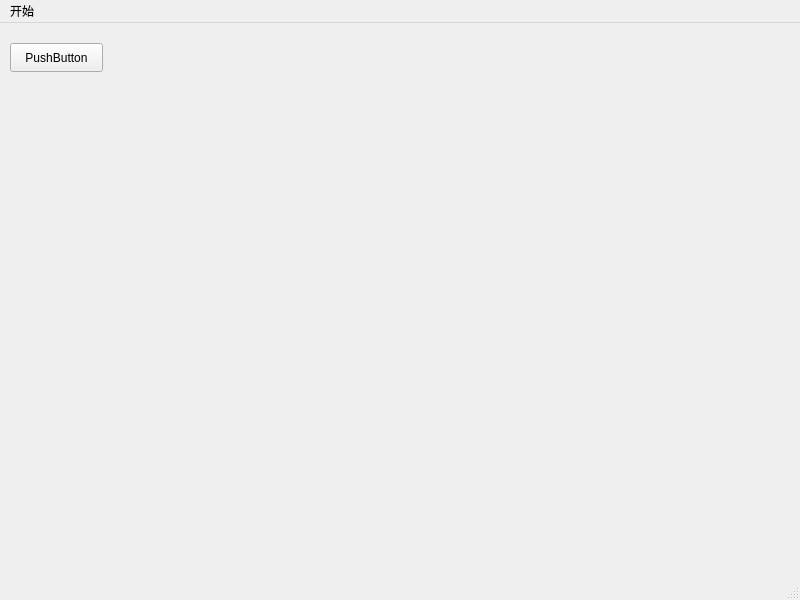
<?xml version="1.0" encoding="UTF-8"?>
<ui version="4.0">
 <class>MainWindow</class>
 <widget class="QMainWindow" name="MainWindow">
  <property name="geometry">
   <rect>
    <x>0</x>
    <y>0</y>
    <width>800</width>
    <height>600</height>
   </rect>
  </property>
  <property name="windowTitle">
   <string>MainWindow</string>
  </property>
  <widget class="QWidget" name="centralwidget">
   <widget class="QPushButton" name="pushButton">
    <property name="geometry">
     <rect>
      <x>10</x>
      <y>20</y>
      <width>93</width>
      <height>29</height>
     </rect>
    </property>
    <property name="text">
     <string>PushButton</string>
    </property>
   </widget>
   <widget class="QWidget" name="horizontalLayoutWidget">
    <property name="geometry">
     <rect>
      <x>250</x>
      <y>80</y>
      <width>431</width>
      <height>401</height>
     </rect>
    </property>
    <layout class="QHBoxLayout" name="horizontalLayout"/>
   </widget>
  </widget>
  <widget class="QMenuBar" name="menubar">
   <property name="geometry">
    <rect>
     <x>0</x>
     <y>0</y>
     <width>800</width>
     <height>26</height>
    </rect>
   </property>
   <widget class="QMenu" name="menu">
    <property name="title">
     <string>开始</string>
    </property>
   </widget>
   <addaction name="menu"/>
  </widget>
  <widget class="QStatusBar" name="statusbar"/>
 </widget>
 <resources/>
 <connections/>
</ui>
